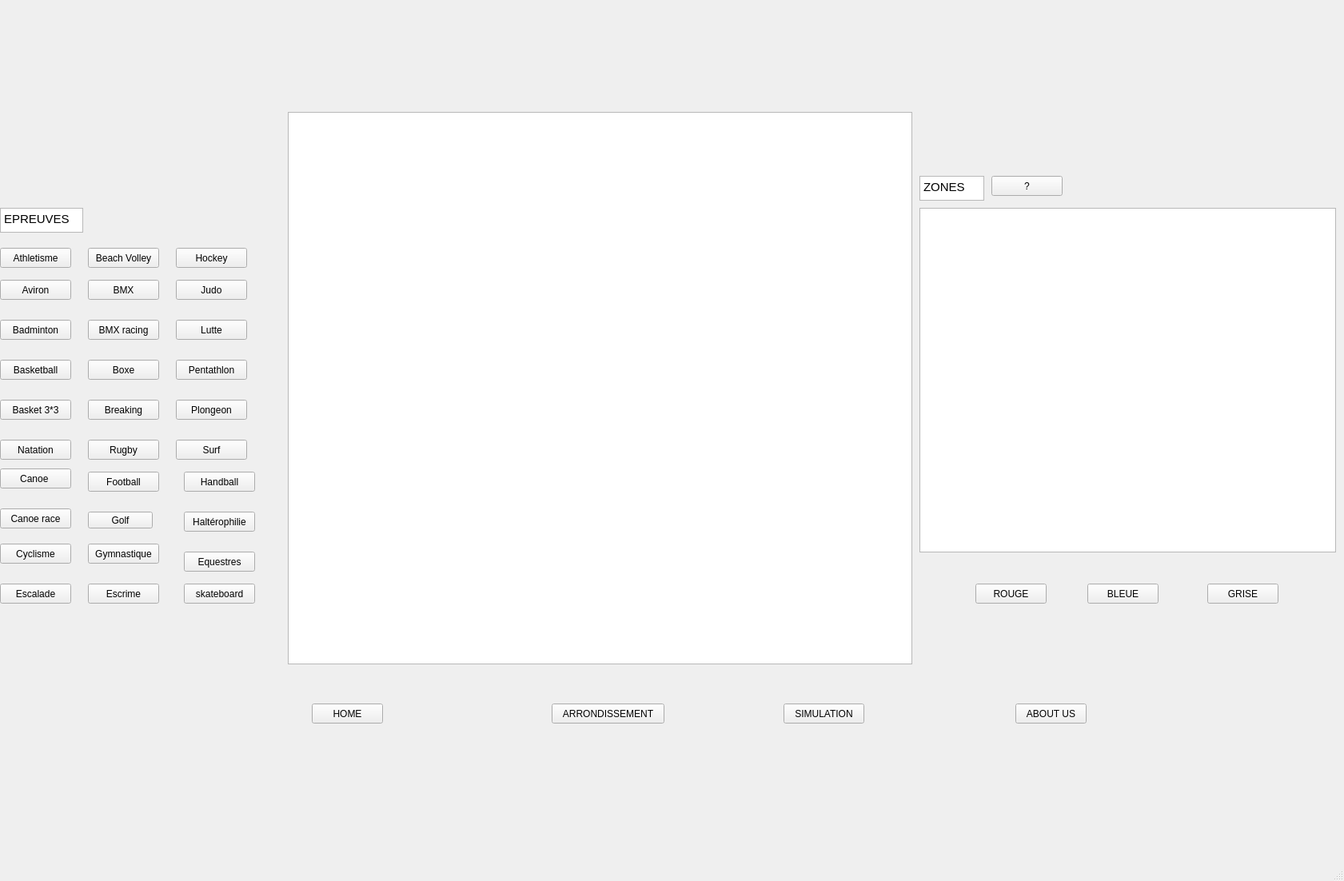
<?xml version="1.0" encoding="UTF-8"?>
<ui version="4.0">
 <class>JO</class>
 <widget class="QMainWindow" name="JO">
  <property name="geometry">
   <rect>
    <x>0</x>
    <y>0</y>
    <width>1681</width>
    <height>1102</height>
   </rect>
  </property>
  <property name="windowTitle">
   <string>MainWindow</string>
  </property>
  <widget class="QWidget" name="centralwidget">
   <widget class="QGraphicsView" name="siteOlympiqueView">
    <property name="geometry">
     <rect>
      <x>360</x>
      <y>140</y>
      <width>781</width>
      <height>691</height>
     </rect>
    </property>
   </widget>
   <widget class="QPushButton" name="onHomeButton">
    <property name="geometry">
     <rect>
      <x>390</x>
      <y>880</y>
      <width>89</width>
      <height>25</height>
     </rect>
    </property>
    <property name="text">
     <string>HOME</string>
    </property>
   </widget>
   <widget class="QPushButton" name="arrondissementButton">
    <property name="geometry">
     <rect>
      <x>690</x>
      <y>880</y>
      <width>141</width>
      <height>25</height>
     </rect>
    </property>
    <property name="text">
     <string>ARRONDISSEMENT</string>
    </property>
   </widget>
   <widget class="QPushButton" name="simButton">
    <property name="geometry">
     <rect>
      <x>980</x>
      <y>880</y>
      <width>101</width>
      <height>25</height>
     </rect>
    </property>
    <property name="text">
     <string>SIMULATION</string>
    </property>
   </widget>
   <widget class="QPushButton" name="AboutUSButton">
    <property name="geometry">
     <rect>
      <x>1270</x>
      <y>880</y>
      <width>89</width>
      <height>25</height>
     </rect>
    </property>
    <property name="text">
     <string>ABOUT US</string>
    </property>
   </widget>
   <widget class="QTextEdit" name="textEdit">
    <property name="geometry">
     <rect>
      <x>0</x>
      <y>260</y>
      <width>104</width>
      <height>31</height>
     </rect>
    </property>
    <property name="html">
     <string>&lt;!DOCTYPE HTML PUBLIC &quot;-//W3C//DTD HTML 4.0//EN&quot; &quot;http://www.w3.org/TR/REC-html40/strict.dtd&quot;&gt;
&lt;html&gt;&lt;head&gt;&lt;meta name=&quot;qrichtext&quot; content=&quot;1&quot; /&gt;&lt;meta charset=&quot;utf-8&quot; /&gt;&lt;style type=&quot;text/css&quot;&gt;
p, li { white-space: pre-wrap; }
hr { height: 1px; border-width: 0; }
li.unchecked::marker { content: &quot;\2610&quot;; }
li.checked::marker { content: &quot;\2612&quot;; }
&lt;/style&gt;&lt;/head&gt;&lt;body style=&quot; font-family:'Ubuntu'; font-size:11pt; font-weight:400; font-style:normal;&quot;&gt;
&lt;p style=&quot; margin-top:0px; margin-bottom:0px; margin-left:0px; margin-right:0px; -qt-block-indent:0; text-indent:0px;&quot;&gt;EPREUVES&lt;/p&gt;&lt;/body&gt;&lt;/html&gt;</string>
    </property>
   </widget>
   <widget class="QTextEdit" name="textEdit_2">
    <property name="geometry">
     <rect>
      <x>1150</x>
      <y>220</y>
      <width>81</width>
      <height>31</height>
     </rect>
    </property>
    <property name="html">
     <string>&lt;!DOCTYPE HTML PUBLIC &quot;-//W3C//DTD HTML 4.0//EN&quot; &quot;http://www.w3.org/TR/REC-html40/strict.dtd&quot;&gt;
&lt;html&gt;&lt;head&gt;&lt;meta name=&quot;qrichtext&quot; content=&quot;1&quot; /&gt;&lt;meta charset=&quot;utf-8&quot; /&gt;&lt;style type=&quot;text/css&quot;&gt;
p, li { white-space: pre-wrap; }
hr { height: 1px; border-width: 0; }
li.unchecked::marker { content: &quot;\2610&quot;; }
li.checked::marker { content: &quot;\2612&quot;; }
&lt;/style&gt;&lt;/head&gt;&lt;body style=&quot; font-family:'Ubuntu'; font-size:11pt; font-weight:400; font-style:normal;&quot;&gt;
&lt;p align=&quot;justify&quot; style=&quot; margin-top:0px; margin-bottom:0px; margin-left:0px; margin-right:0px; -qt-block-indent:0; text-indent:0px;&quot;&gt;ZONES&lt;/p&gt;&lt;/body&gt;&lt;/html&gt;</string>
    </property>
   </widget>
   <widget class="QGraphicsView" name="zoneCouleurView">
    <property name="geometry">
     <rect>
      <x>1150</x>
      <y>260</y>
      <width>521</width>
      <height>431</height>
     </rect>
    </property>
   </widget>
   <widget class="QPushButton" name="RButton">
    <property name="geometry">
     <rect>
      <x>1220</x>
      <y>730</y>
      <width>89</width>
      <height>25</height>
     </rect>
    </property>
    <property name="text">
     <string>ROUGE</string>
    </property>
   </widget>
   <widget class="QPushButton" name="BButton">
    <property name="geometry">
     <rect>
      <x>1360</x>
      <y>730</y>
      <width>89</width>
      <height>25</height>
     </rect>
    </property>
    <property name="text">
     <string>BLEUE</string>
    </property>
   </widget>
   <widget class="QPushButton" name="GButton">
    <property name="geometry">
     <rect>
      <x>1510</x>
      <y>730</y>
      <width>89</width>
      <height>25</height>
     </rect>
    </property>
    <property name="text">
     <string>GRISE</string>
    </property>
   </widget>
   <widget class="QPushButton" name="pushButton_8">
    <property name="geometry">
     <rect>
      <x>0</x>
      <y>310</y>
      <width>89</width>
      <height>25</height>
     </rect>
    </property>
    <property name="text">
     <string>Athletisme</string>
    </property>
   </widget>
   <widget class="QPushButton" name="pushButton_9">
    <property name="geometry">
     <rect>
      <x>0</x>
      <y>350</y>
      <width>89</width>
      <height>25</height>
     </rect>
    </property>
    <property name="text">
     <string>Aviron</string>
    </property>
   </widget>
   <widget class="QPushButton" name="pushButton_10">
    <property name="geometry">
     <rect>
      <x>0</x>
      <y>450</y>
      <width>89</width>
      <height>25</height>
     </rect>
    </property>
    <property name="text">
     <string>Basketball</string>
    </property>
   </widget>
   <widget class="QPushButton" name="pushButton_11">
    <property name="geometry">
     <rect>
      <x>110</x>
      <y>450</y>
      <width>89</width>
      <height>25</height>
     </rect>
    </property>
    <property name="text">
     <string>Boxe</string>
    </property>
   </widget>
   <widget class="QPushButton" name="pushButton_12">
    <property name="geometry">
     <rect>
      <x>0</x>
      <y>500</y>
      <width>89</width>
      <height>25</height>
     </rect>
    </property>
    <property name="text">
     <string>Basket 3*3</string>
    </property>
   </widget>
   <widget class="QPushButton" name="pushButton_13">
    <property name="geometry">
     <rect>
      <x>110</x>
      <y>310</y>
      <width>89</width>
      <height>25</height>
     </rect>
    </property>
    <property name="text">
     <string>Beach Volley</string>
    </property>
   </widget>
   <widget class="QPushButton" name="pushButton_14">
    <property name="geometry">
     <rect>
      <x>110</x>
      <y>350</y>
      <width>89</width>
      <height>25</height>
     </rect>
    </property>
    <property name="text">
     <string>BMX</string>
    </property>
   </widget>
   <widget class="QPushButton" name="pushButton_15">
    <property name="geometry">
     <rect>
      <x>110</x>
      <y>550</y>
      <width>89</width>
      <height>25</height>
     </rect>
    </property>
    <property name="text">
     <string>Rugby</string>
    </property>
   </widget>
   <widget class="QPushButton" name="pushButton_16">
    <property name="geometry">
     <rect>
      <x>110</x>
      <y>500</y>
      <width>89</width>
      <height>25</height>
     </rect>
    </property>
    <property name="text">
     <string>Breaking</string>
    </property>
   </widget>
   <widget class="QPushButton" name="pushButton_17">
    <property name="geometry">
     <rect>
      <x>0</x>
      <y>550</y>
      <width>89</width>
      <height>25</height>
     </rect>
    </property>
    <property name="text">
     <string>Natation</string>
    </property>
   </widget>
   <widget class="QPushButton" name="pushButton_18">
    <property name="geometry">
     <rect>
      <x>0</x>
      <y>586</y>
      <width>89</width>
      <height>25</height>
     </rect>
    </property>
    <property name="text">
     <string>Canoe </string>
    </property>
   </widget>
   <widget class="QPushButton" name="pushButton_19">
    <property name="geometry">
     <rect>
      <x>0</x>
      <y>636</y>
      <width>89</width>
      <height>25</height>
     </rect>
    </property>
    <property name="text">
     <string>Canoe race</string>
    </property>
   </widget>
   <widget class="QPushButton" name="pushButton_20">
    <property name="geometry">
     <rect>
      <x>0</x>
      <y>730</y>
      <width>89</width>
      <height>25</height>
     </rect>
    </property>
    <property name="text">
     <string>Escalade</string>
    </property>
   </widget>
   <widget class="QPushButton" name="pushButton_21">
    <property name="geometry">
     <rect>
      <x>110</x>
      <y>730</y>
      <width>89</width>
      <height>25</height>
     </rect>
    </property>
    <property name="text">
     <string>Escrime</string>
    </property>
   </widget>
   <widget class="QPushButton" name="pushButton_22">
    <property name="geometry">
     <rect>
      <x>230</x>
      <y>730</y>
      <width>89</width>
      <height>25</height>
     </rect>
    </property>
    <property name="text">
     <string>skateboard</string>
    </property>
   </widget>
   <widget class="QPushButton" name="pushButton_23">
    <property name="geometry">
     <rect>
      <x>110</x>
      <y>590</y>
      <width>89</width>
      <height>25</height>
     </rect>
    </property>
    <property name="text">
     <string>Football</string>
    </property>
   </widget>
   <widget class="QPushButton" name="pushButton_24">
    <property name="geometry">
     <rect>
      <x>110</x>
      <y>640</y>
      <width>81</width>
      <height>21</height>
     </rect>
    </property>
    <property name="text">
     <string>Golf</string>
    </property>
   </widget>
   <widget class="QPushButton" name="pushButton_25">
    <property name="geometry">
     <rect>
      <x>230</x>
      <y>590</y>
      <width>89</width>
      <height>25</height>
     </rect>
    </property>
    <property name="text">
     <string>Handball</string>
    </property>
   </widget>
   <widget class="QPushButton" name="pushButton_26">
    <property name="geometry">
     <rect>
      <x>230</x>
      <y>640</y>
      <width>89</width>
      <height>25</height>
     </rect>
    </property>
    <property name="text">
     <string>Haltérophilie</string>
    </property>
   </widget>
   <widget class="QPushButton" name="pushButton_27">
    <property name="geometry">
     <rect>
      <x>230</x>
      <y>690</y>
      <width>89</width>
      <height>25</height>
     </rect>
    </property>
    <property name="text">
     <string>Equestres</string>
    </property>
   </widget>
   <widget class="QPushButton" name="pushButton_28">
    <property name="geometry">
     <rect>
      <x>220</x>
      <y>310</y>
      <width>89</width>
      <height>25</height>
     </rect>
    </property>
    <property name="text">
     <string>Hockey</string>
    </property>
   </widget>
   <widget class="QPushButton" name="pushButton_29">
    <property name="geometry">
     <rect>
      <x>220</x>
      <y>350</y>
      <width>89</width>
      <height>25</height>
     </rect>
    </property>
    <property name="text">
     <string>Judo</string>
    </property>
   </widget>
   <widget class="QPushButton" name="pushButton_30">
    <property name="geometry">
     <rect>
      <x>220</x>
      <y>450</y>
      <width>89</width>
      <height>25</height>
     </rect>
    </property>
    <property name="text">
     <string>Pentathlon</string>
    </property>
   </widget>
   <widget class="QPushButton" name="pushButton_31">
    <property name="geometry">
     <rect>
      <x>220</x>
      <y>500</y>
      <width>89</width>
      <height>25</height>
     </rect>
    </property>
    <property name="text">
     <string>Plongeon</string>
    </property>
   </widget>
   <widget class="QPushButton" name="pushButton_32">
    <property name="geometry">
     <rect>
      <x>220</x>
      <y>550</y>
      <width>89</width>
      <height>25</height>
     </rect>
    </property>
    <property name="text">
     <string>Surf</string>
    </property>
   </widget>
   <widget class="QPushButton" name="pushButton">
    <property name="geometry">
     <rect>
      <x>1240</x>
      <y>220</y>
      <width>89</width>
      <height>25</height>
     </rect>
    </property>
    <property name="text">
     <string>?</string>
    </property>
   </widget>
   <widget class="QPushButton" name="pushButton_2">
    <property name="geometry">
     <rect>
      <x>0</x>
      <y>400</y>
      <width>89</width>
      <height>25</height>
     </rect>
    </property>
    <property name="text">
     <string>Badminton</string>
    </property>
   </widget>
   <widget class="QPushButton" name="pushButton_3">
    <property name="geometry">
     <rect>
      <x>110</x>
      <y>400</y>
      <width>89</width>
      <height>25</height>
     </rect>
    </property>
    <property name="text">
     <string>BMX racing</string>
    </property>
   </widget>
   <widget class="QPushButton" name="pushButton_4">
    <property name="geometry">
     <rect>
      <x>0</x>
      <y>680</y>
      <width>89</width>
      <height>25</height>
     </rect>
    </property>
    <property name="text">
     <string>Cyclisme</string>
    </property>
   </widget>
   <widget class="QPushButton" name="pushButton_5">
    <property name="geometry">
     <rect>
      <x>110</x>
      <y>680</y>
      <width>89</width>
      <height>25</height>
     </rect>
    </property>
    <property name="text">
     <string>Gymnastique</string>
    </property>
   </widget>
   <widget class="QPushButton" name="pushButton_6">
    <property name="geometry">
     <rect>
      <x>220</x>
      <y>400</y>
      <width>89</width>
      <height>25</height>
     </rect>
    </property>
    <property name="text">
     <string>Lutte</string>
    </property>
   </widget>
  </widget>
  <widget class="QMenuBar" name="menubar">
   <property name="geometry">
    <rect>
     <x>0</x>
     <y>0</y>
     <width>1681</width>
     <height>22</height>
    </rect>
   </property>
  </widget>
  <widget class="QStatusBar" name="statusbar"/>
 </widget>
 <resources/>
 <connections/>
</ui>
